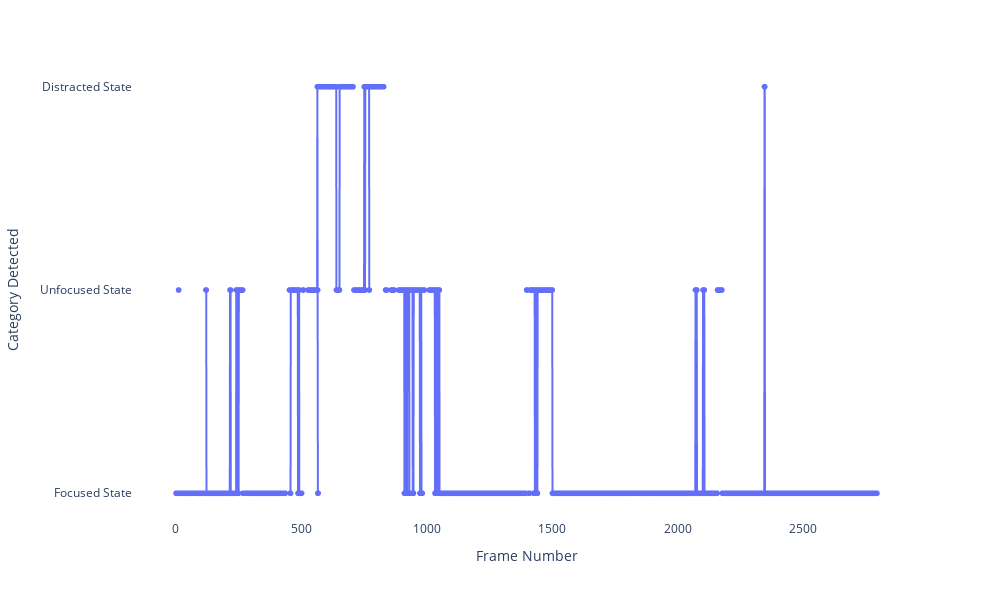

Source (notebook cell):
### Code cell
# Create a line plot using Plotly
fig = px.line(df1, x='Frame Number', y='Category Detected', markers=True)

# Customize the plot layout
fig.update_layout(
    plot_bgcolor='white',  # Set the background color to white
    width=1000,  # Set the width of the plot
    height=600  # Set the height of the plot
)

# Show the line plot
fig.show()

fig.write_html("/Users/ihelshal/Kaggle/SDAIA/CogniClass/outputs/Results/foucsed/foucsed.html")

### Figure 1 — Plotly figure (JSON) as saved in the notebook; plotly's stock layout.template omitted (floating-point values rounded to 4 significant figures; data arrays with more than 128 entries replaced by an {"elided": "..."} marker saying what was removed)
{"data": [{"hovertemplate": "Frame Number=%{x}<br>Category Detected=%{y}<extra></extra>", "legendgroup": "", "line": {"color": "#636efa", "dash": "solid"}, "marker": {"symbol": "circle"}, "mode": "markers+lines", "name": "", "showlegend": false, "type": "scattergl", "x": {"elided": "2795 int values"}, "xaxis": "x", "y": {"elided": "2795 str values"}, "yaxis": "y"}], "layout": {"height": 600, "legend": {"tracegroupgap": 0}, "margin": {"t": 60}, "plot_bgcolor": "white", "width": 1000, "xaxis": {"anchor": "y", "domain": [0, 1], "title": {"text": "Frame Number"}}, "yaxis": {"anchor": "x", "domain": [0, 1], "title": {"text": "Category Detected"}}}}
